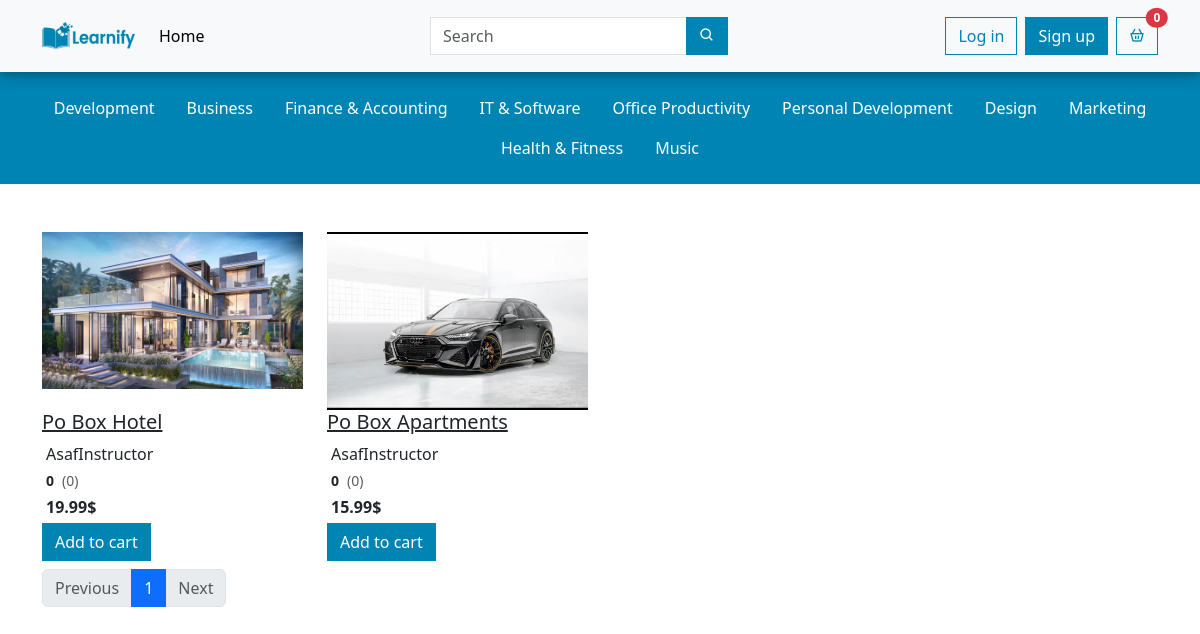
The app's page /courses/, older data.
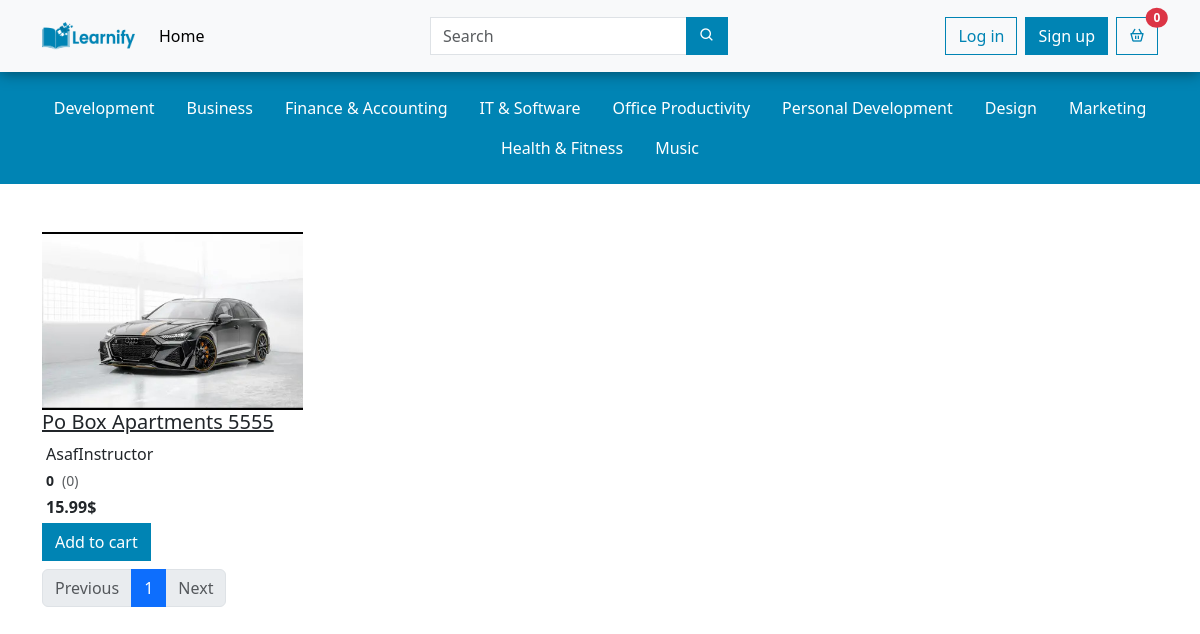
The same page, newer data.
### courses/models.py (models this page shows, shortened)
class Category(models.Model):
    name = models.CharField(max_length=255)

class Course(models.Model):
    instructor = models.ForeignKey(User, on_delete=models.CASCADE)
    category = models.ForeignKey(Category, on_delete=models.CASCADE, blank=True, null=True)
    name = models.CharField(max_length=255)
    description = models.TextField()
    price = models.FloatField(default=0.0)
    image = models.ImageField(null=True, blank=True, default='noimage.jpg', upload_to="courses/")
    created_at = models.DateTimeField(auto_now_add=True)
    def get_reviews(self):
        if self.review_set.all() is not None:
            return self.review_set.all()
        return []

### courses/views.py (the view)
# urls.py: path('', views.index, name="index"),
def index(request):
    courses_list = Course.objects.all().order_by("-id")
    categories = Category.objects.all()
    search_query = request.GET.get('q')
    if search_query:
        courses_list = courses_list.filter(name__icontains=search_query)
    page_num = request.GET.get("page", 1)
    paginator = Paginator(courses_list, 9)
    try:
        courses = paginator.page(page_num)
    except PageNotAnInteger:
        courses = paginator.page(1)
    except EmptyPage:
        courses = paginator.page(paginator.num_pages)
    search_form = CourseSearchForm()
    context = {"courses": courses, "categories": categories, "search_form": search_form}
    return render(request, "home.html", context)

### courses/forms.py
class CourseSearchForm(forms.Form):
    search_query = forms.CharField(label='Search Courses', max_length=100)

### courses/templatetags/course_filters.py (called while the page is built)
@register.filter
def average_stars(reviews):
    total_stars = sum(review.stars for review in reviews)
    if len(reviews) == 0:
        return 0
    return total_stars / len(reviews)

### courses/templates/home.html (shortened to what this page needs)
{% extends "layouts/app.html" %}
{% load mathfilters %}
{% load course_filters %}
{% block content %}
<nav class="nav p-3 justify-content-center bg-primary">
    {% for category in categories %}
        <a class="nav-link text-white link-info" aria-current="page" href="{% url 'category_courses' category.id %}">{{ category.name }}</a>
    {% endfor %}
</nav>
<div class="container my-5">
{% if courses %}
    <div class="row mb-2">
        {% for course in courses %}
        <div class="card col-md-3 border-0 rounded-0">
            <a href="{% url 'course_detail' course.id %}" class="h-100"><img src="{{ course.image.url }}"
                    class="card-img-top rounded-0" alt="..."></a>
            <div class="card-body p-0">
                <a href="{% url 'course_detail' course.id %}" class="link-dark" title="{{ course.name }}">
                    <h5 class="card-title text-truncate">{{ course.name }}</h5>
                </a>
                <p class="card-text m-1 text-capitalize">{{ course.instructor }}</p>
                <p class="d-flex align-items-center text-muted m-1 small">
                    <strong class="me-2 text-dark">{{ course.get_reviews|average_stars }}</strong>
                    <span>({{ course.get_reviews.count }})</span>
                </p>
                <p class="m-1"><strong>{{ course.price }}$</strong></p>
                <a href="{% url 'cart_add' course.id %}" class="btn btn-primary rounded-0">Add to cart</a>
            </div>
        </div>
        {% endfor %}
    </div>
    {% else %}
    <div class="alert alert-info" role="alert">
        0 Courses
    </div>
    {% endif %}
    <nav aria-label="Page navigation example">
        <ul class="pagination">
          {% if courses.has_previous %}
            <li class="page-item"><a class="page-link" href="?page={{ courses.previous_page_number }}">Previous</a></li>
          {% else %}
            <li class="page-item disabled"><span class="page-link">Previous</span></li>
          {% endif %}
          {% for i in courses.paginator.page_range %}
            {% if courses.number == i %}
              <li class="page-item active"><span class="page-link">{{ i }}</span></li>
            {% else %}
              <li class="page-item"><a class="page-link" href="?page={{ i }}">{{ i }}</a></li>
            {% endif %}
          {% endfor %}
          {% if courses.has_next %}
            <li class="page-item"><a class="page-link" href="?page={{ courses.next_page_number }}">Next</a></li>
          {% else %}
            <li class="page-item disabled"><span class="page-link">Next</span></li>
          {% endif %}
        </ul>
      </nav>
</div>
{% endblock %}

### courses/templates/layouts/app.html (shortened to what this page needs)
{% load cart_tag %}
{% load course_filters %}
<!DOCTYPE html>
<html lang="en">
<head>
    {% load static %}
    <link href="https://cdn.jsdelivr.net/npm/bootstrap@5.3.3/dist/css/bootstrap.min.css" rel="stylesheet"
 />
    <link rel="stylesheet" type='text/css' href="{% static 'css/style.css' %}">
    <link rel="stylesheet" href="https://cdn.jsdelivr.net/npm/boxicons@latest/css/boxicons.min.css" />
</head>
<body>
    <nav class="navbar navbar-expand-lg bg-body-tertiary header-border p-3 z-1">
        <div class="container">
            <a class="col-lg-1 col-5 col-md-3" href="{% url 'index' %}">
                <img src="{% static 'logo.png' %}" class="d-block w-100" alt="logo" />
            </a>
            <div class="collapse navbar-collapse justify-content-between" id="navbarTogglerDemo01">
                <ul class="navbar-nav mb-2 mb-lg-0 flex-row justify-content-between">
                    <li class="nav-item ms-lg-3 me-lg-0">
                        <a class="nav-link active" aria-current="page" href="{% url 'index' %}">Home</a>
                    </li>
                </ul>
                <form action="{% url 'index' %}" method="get" class="d-flex" role="search">
                    <div class="input-group">
                        <input type="search" class="form-control rounded-0" placeholder="Search" aria-label="Search"
                            name="q" />
                        <button id="searchButton" class="btn btn-primary rounded-0">
                            <i class="bx bx-search"></i>
                        </button>
                    </div>
                </form>
                <ul class="navbar-nav mb-2 mb-lg-0 mt-2 mt-lg-0 flex-row">
                    {% if user.is_authenticated %}
                    {% for group in request.user.groups.all %}
                    {% if group.name == 'student' %}
                    <li class="nav-item me-2 mt-2 mt-lg-0">
                        <form method="POST" action="{% url 'become_instructor' %}">
                            {% csrf_token %}
                            <button type="submit" class="nav-link text-primary">Become an Instructor</button>
                        </form>
                    </li>
                    {% endif %}
                    {% endfor %}
                    <li class="nav-item me-2 mt-2 mt-lg-0">
                        <a class="rounded-0 nav-link text-primary text-capitalize" aria-current="page"
                            href="{% url 'dashboard' %}">
                            {{ user.username }}
                        </a>
                    </li>
                    <li class="nav-item me-2 mt-2 mt-lg-0">
                        <a class="rounded-0 btn btn-outline-primary" aria-current="page" href="{% url 'signout' %}">Log
                            out</a>
                    </li>
                    {% else %}
                    <li class="nav-item me-2 mt-2 mt-lg-0">
                        <a class="rounded-0 btn btn-outline-primary" aria-current="page" href="{% url 'login' %}">Log
                            in</a>
                    </li>
                    <li class="nav-item me-2 mt-2 mt-lg-0">
                        <a class="rounded-0 btn btn-primary" aria-current="page" href="{% url 'register' %}">Sign up</a>
                    </li>
                    {% endif %}
                    <li class="nav-item mt-2 mt-lg-0">
                        <a class="rounded-0 btn btn-outline-primary position-relative" data-bs-toggle="collapse"
                            href="#collapseExample" role="button" aria-expanded="false" aria-controls="collapseExample">
                            <i class="bx bx-basket"></i>
                            <span
                                class="position-absolute top-0 start-100 translate-middle badge rounded-circle bg-danger">
                                {{request.session.cart|length}}
                            </span>
                        </a>
                    </li>
                </ul>
            </div>
        </div>
    </nav>
    <section>
        {% block content %}{% endblock %}
    </section>
</body>
</html>

### courses/assets/css/style.css (style rules this page uses)
* { padding: 0; margin: 0; box-sizing: border-box; }
.header-border { filter: drop-shadow(0 0 0.5rem rgba(0, 0, 0, 0.5)); }
.bg-primary { background-color: #0084b4 !important; }
.btn-primary { background-color: #0084b4 !important; border: 1px solid #0084b4 !important; }
.btn-outline-primary { color: #0084b4 !important; border: 1px solid #0084b4 !important; }

Row changes from the older to the newer data that the page shows:
removed Course: image (picture), name "Po Box Hotel", instructor "AsafInstructor", get_reviews|average_stars "0", get_reviews.count "0", price "19.99"
changed Course "AsafInstructor": name "Po Box Apartments" → "Po Box Apartments 5555"
